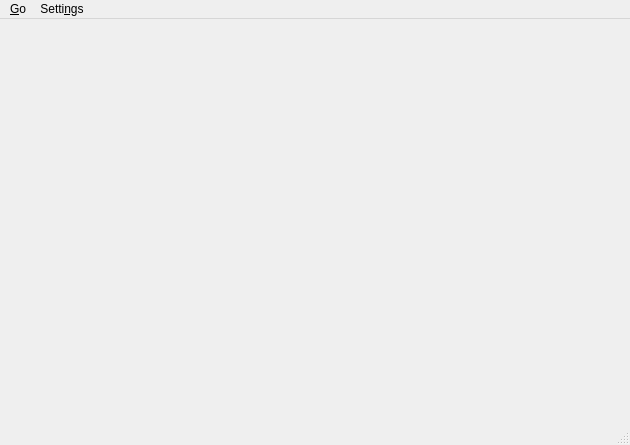
<?xml version="1.0" encoding="UTF-8"?>
<ui version="4.0">
 <class>MainWindow</class>
 <widget class="QMainWindow" name="MainWindow">
  <property name="geometry">
   <rect>
    <x>0</x>
    <y>0</y>
    <width>630</width>
    <height>445</height>
   </rect>
  </property>
  <property name="cursor">
   <cursorShape>ArrowCursor</cursorShape>
  </property>
  <property name="windowTitle">
   <string>Veency Suite Tool</string>
  </property>
  <widget class="QWidget" name="centralwidget">
   <property name="cursor">
    <cursorShape>ArrowCursor</cursorShape>
   </property>
  </widget>
  <widget class="QMenuBar" name="menubar">
   <property name="geometry">
    <rect>
     <x>0</x>
     <y>0</y>
     <width>630</width>
     <height>25</height>
    </rect>
   </property>
   <widget class="QMenu" name="menuSettings">
    <property name="title">
     <string>Setti&amp;ngs</string>
    </property>
   </widget>
   <widget class="QMenu" name="menuGo">
    <property name="title">
     <string>&amp;Go</string>
    </property>
    <addaction name="actionConnect"/>
    <addaction name="separator"/>
    <addaction name="actionSwitch_Keyboard"/>
   </widget>
   <addaction name="menuGo"/>
   <addaction name="menuSettings"/>
  </widget>
  <widget class="QStatusBar" name="statusbar"/>
  <action name="actionConnect">
   <property name="text">
    <string>&amp;Connect</string>
   </property>
  </action>
  <action name="actionSwitch_Keyboard">
   <property name="text">
    <string>&amp;Switch Keyboard</string>
   </property>
  </action>
 </widget>
 <resources/>
 <connections/>
</ui>
